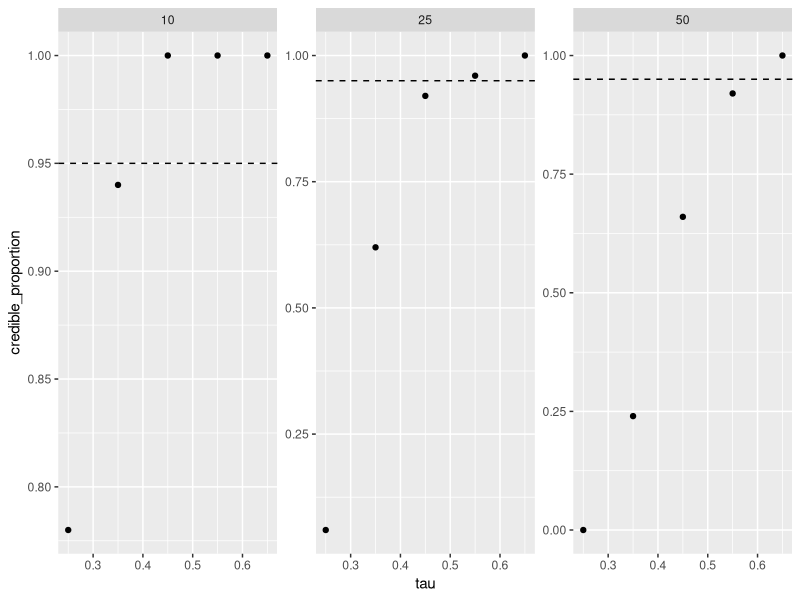
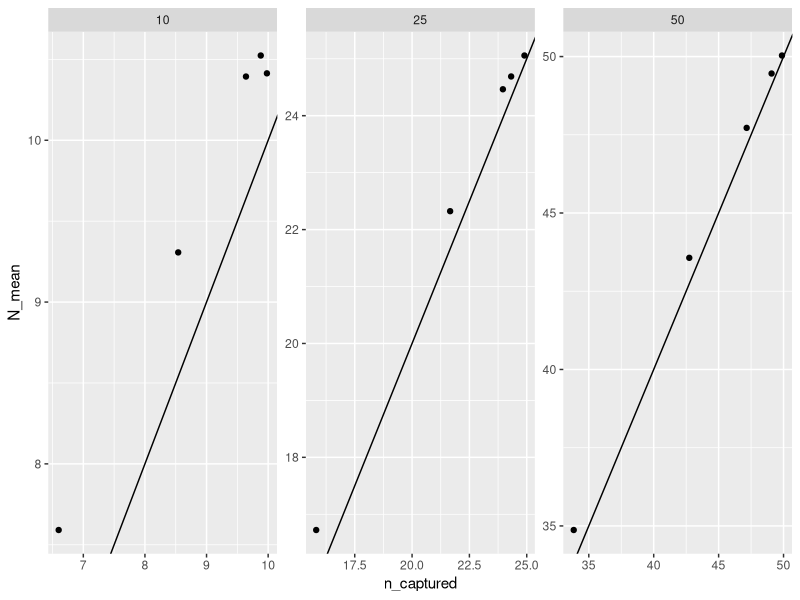
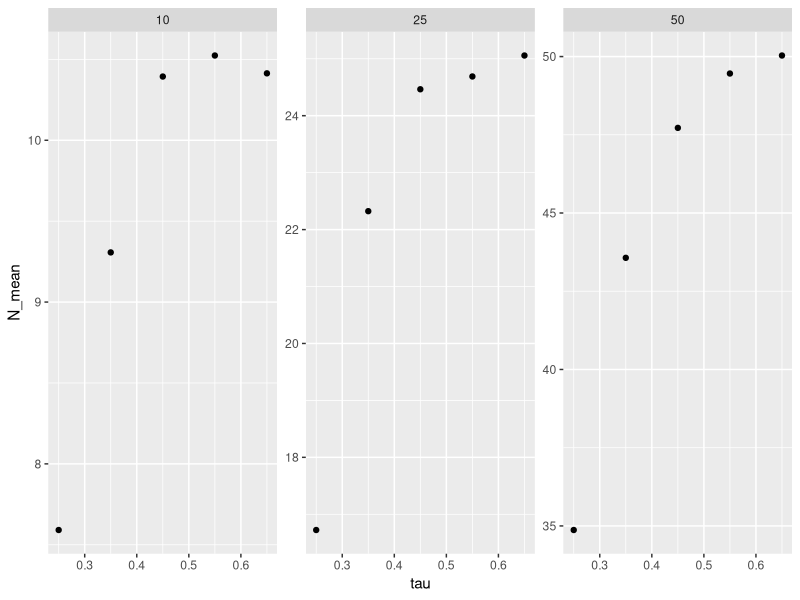
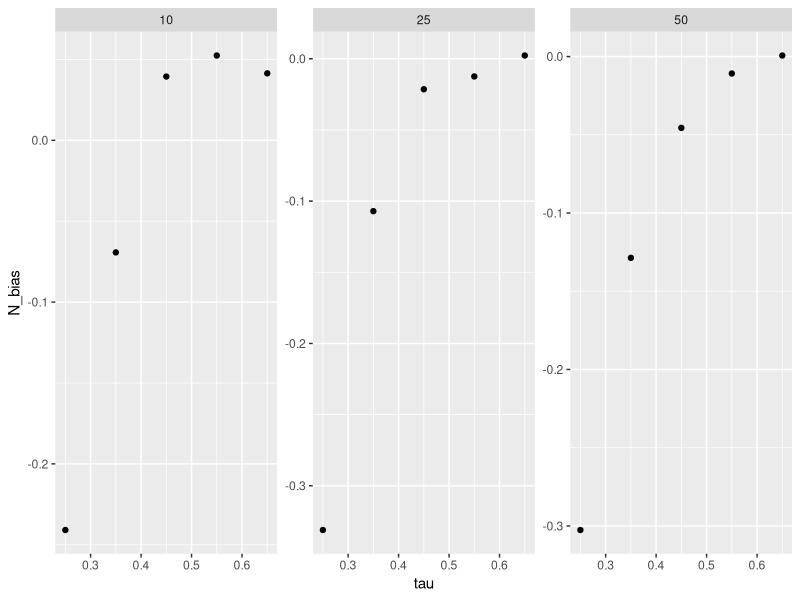
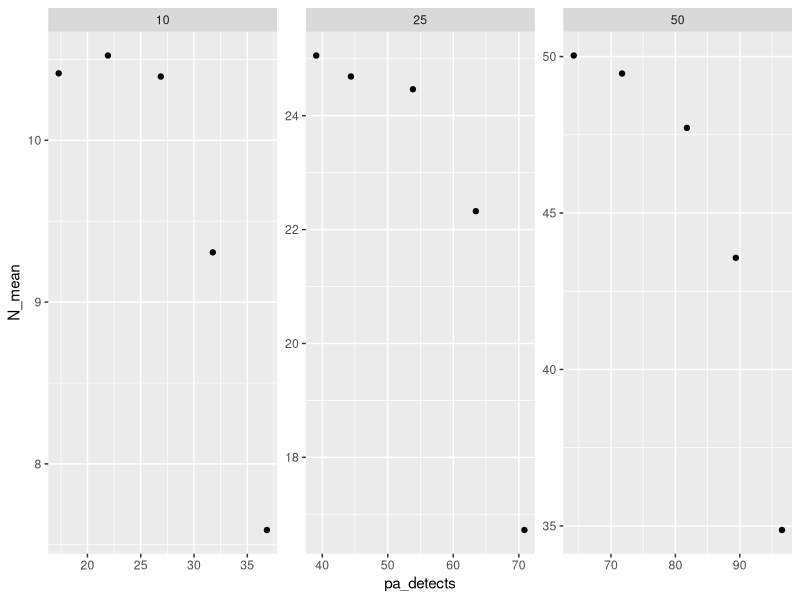
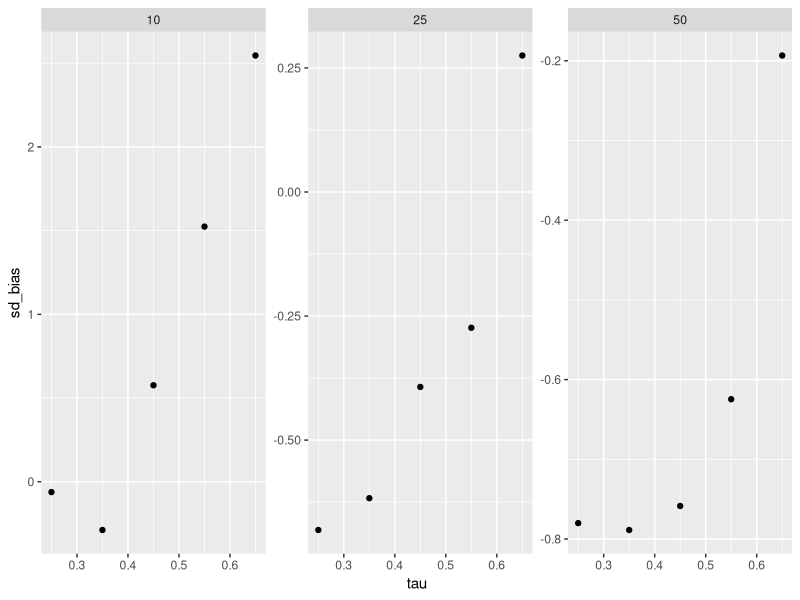
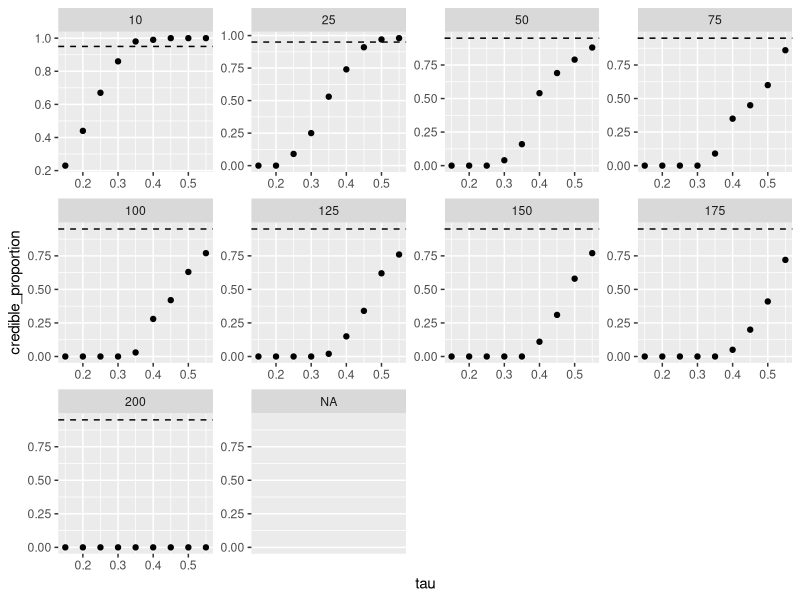
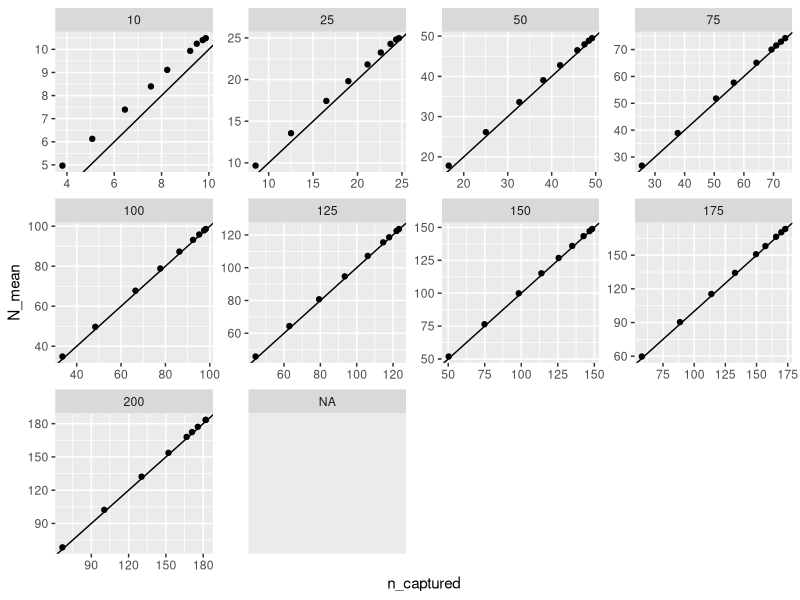

Here is the R script that generated these plots, in order: (Note: this script raises an error after producing the figures.)
## ---- chunk 1
knitr::opts_chunk$set(echo = TRUE)
library(ggplot2)
library(readr)
summary_stats_SimStudy4 <- read_csv("summary_stats_SimStudy4.csv")
summary_stats_SimStudy5 <- read_csv("summary_stats_SimStudy5.csv")
summary_stats_SimStudy7 <- read_csv("summary_stats_SimStudy7.csv")
summary_stats_SimStudy8 <- read_csv("summary_stats_SimStudy8.csv")
## ---- chunk 2

ggplot(data=summary_stats_SimStudy4,mapping = aes(x=tau,y=credible_proportion)) + geom_point() + facet_wrap(vars(N_actual), scales = "free") + geom_hline(yintercept=0.95,lty=2)

ggsave("SimStudy4_credible_proportion_vs_tau.png",device="png")

ggplot(data=summary_stats_SimStudy4,mapping = aes(x=n_captured,y=N_mean)) + geom_point() + facet_wrap(vars(N_actual), scales = "free") + geom_abline(slope=1)

ggsave("SimStudy4_N_mean_vs_n_captured.png",device="png")

ggplot(data=summary_stats_SimStudy4,mapping = aes(x=tau,y=N_mean)) + geom_point() + facet_wrap(vars(N_actual), scales = "free")
ggsave("SimStudy4_N_mean_vs_tau.png",device="png")

ggplot(data=summary_stats_SimStudy4,mapping = aes(x=tau,y=N_bias)) + geom_point() + facet_wrap(vars(N_actual), scales = "free")
ggsave("SimStudy4_N_bias_vs_tau.png",device="png")

ggplot(data=summary_stats_SimStudy4,mapping = aes(x=pa_detects,y=N_mean)) + geom_point() + facet_wrap(vars(N_actual), scales = "free")
ggsave("SimStudy4_N_mean_vs_pa_detects.png",device="png")

ggplot(data=summary_stats_SimStudy4,mapping = aes(x=tau,y=sd_bias)) + geom_point() + facet_wrap(vars(N_actual), scales = "free")
ggsave("SimStudy4_sd_bias_vs_tau.png",device="png")
## ---- chunk 3

ggplot(data=summary_stats_SimStudy5,mapping = aes(x=tau,y=credible_proportion)) + geom_point() + facet_wrap(vars(N_actual), scales = "free") + geom_hline(yintercept=0.95,lty=2)

ggsave("SimStudy5_credible_proportion_vs_tau.png",device="png")

ggplot(data=summary_stats_SimStudy5,mapping = aes(x=n_captured,y=N_mean)) + geom_point() + facet_wrap(vars(N_actual), scales = "free") + geom_abline(slope=1)

ggsave("SimStudy5_N_mean_vs_n_captured.png",device="png")

ggplot(data=summary_stats_SimStudy5,mapping = aes(x=tau,y=N_mean)) + geom_point() + facet_wrap(vars(N_actual), scales = "free")
ggsave("SimStudy5_N_mean_vs_tau.png",device="png")

ggplot(data=summary_stats_SimStudy5,mapping = aes(x=tau,y=N_bias)) + geom_point() + facet_wrap(vars(N_actual), scales = "free")
ggsave("SimStudy5_N_bias_vs_tau.png",device="png")

ggplot(data=summary_stats_SimStudy5,mapping = aes(x=pa_detects,y=N_mean)) + geom_point() + facet_wrap(vars(N_actual), scales = "free")
ggsave("SimStudy5_N_mean_vs_pa_detects.png",device="png")

ggplot(data=summary_stats_SimStudy5,mapping = aes(x=tau,y=sd_bias)) + geom_point() + facet_wrap(vars(N_actual), scales = "free")
ggsave("SimStudy5_sd_bias_vs_tau.png",device="png")
## ---- chunk 4

ggplot(data=summary_stats_SimStudy7,mapping = aes(x=tau,y=credible_proportion)) + geom_point() + facet_wrap(vars(N_actual,ntraps), scales = "free") + geom_hline(yintercept=0.95,lty=2)
ggsave("SimStudy7_credible_proportion_vs_tau.png",device="png")

ggplot(data=summary_stats_SimStudy7,mapping = aes(x=n_captured,y=N_mean)) + geom_point() + facet_wrap(vars(N_actual,ntraps), scales = "free") + geom_abline(slope=1)
ggsave("SimStudy7_N_mean_vs_n_captured.png",device="png")

ggplot(data=summary_stats_SimStudy7,mapping = aes(x=tau,y=N_mean)) + geom_point() + facet_wrap(vars(N_actual,ntraps), scales = "free")
ggsave("SimStudy7_N_mean_vs_tau.png",device="png")

ggplot(data=summary_stats_SimStudy7,mapping = aes(x=pa_detects,y=N_mean)) + geom_point() + facet_wrap(vars(N_actual,nsites), scales = "free")
ggsave("SimStudy7_N_mean_vs_pa_detects.png",device="png")

ggplot(data=summary_stats_SimStudy7,mapping = aes(x=tau,y=sd_bias)) + geom_point() + facet_wrap(vars(N_actual,ntraps), scales = "free")
ggsave("SimStudy7_sd_bias_vs_tau.png",device="png")
## ---- chunk 5

ggplot(data=summary_stats_SimStudy8,mapping = aes(x=tau,y=credible_proportion)) + geom_point() + facet_wrap(vars(N_actual,ntraps), scales = "free") + geom_hline(yintercept=0.95,lty=2)
ggsave("SimStudy8_credible_proportion_vs_tau.png",device="png")

ggplot(data=summary_stats_SimStudy8,mapping = aes(x=n_captured,y=N_mean)) + geom_point() + facet_wrap(vars(N_actual,ntraps), scales = "free") + geom_abline(slope=1)
ggsave("SimStudy8_N_mean_vs_n_captured.png",device="png")

ggplot(data=summary_stats_SimStudy8,mapping = aes(x=tau,y=N_mean)) + geom_point() + facet_wrap(vars(N_actual,ntraps), scales = "free")
ggsave("SimStudy8_N_mean_vs_tau.png",device="png")

ggplot(data=summary_stats_SimStudy8,mapping = aes(x=pa_detects,y=N_mean)) + geom_point() + facet_wrap(vars(N_actual,nsites), scales = "free")
ggsave("SimStudy8_N_mean_vs_pa_detects.png",device="png")

ggplot(data=summary_stats_SimStudy8,mapping = aes(x=tau,y=sd_bias)) + geom_point() + facet_wrap(vars(N_actual,ntraps), scales = "free")
ggsave("SimStudy8_sd_bias_vs_tau.png",device="png")
